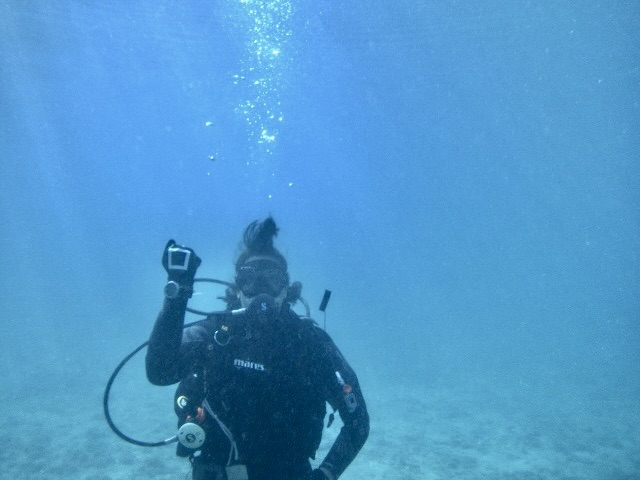
#> input picture enhanced/biograd-A_00001_right-2.jpg, 640 x 480 px; its folder holds only this picture in this run
$ python PSNR_SSIM_UIQM_UCIQE.py
#> lines starting #> are read from the running program, lines starting #| are printed output that depends on the picture
import numpy as np
import os
import csv
from skimage import io, color, filters
from skimage.metrics import structural_similarity
from skimage.transform import resize
from tqdm import tqdm
import time


class PSNR_SSIM_UIQM_UCIQE:
    """
    图像质量评估类，提供计算PSNR、SSIM、UIQM和UCIQE的功能。
    """

    def __init__(self, image_path, reference_path=None):
        """
        初始化方法。

        参数:
            image_path (str): 已处理图像的文件夹路径。
            reference_path (str, 可选): 原始参考图像的文件夹路径。
        """
        self.image_path = image_path
        self.reference_path = reference_path
        self.results = []

    # [45 lines left out: functions compute_psnr, compute_ssim, not called in this run]

    def compute_uiqm(self, img, m1=0.0282, m2=0.2953, m3=3.5753):
        """
        计算单张图像的UIQM。

        参数:
            img (numpy.ndarray): 输入图像。
            m1 (float): UICM的系数，默认值为0.0282。
            m2 (float): UISM的系数，默认值为0.2953。
            m3 (float): UIConM的系数，默认值为3.5753。

        返回:
            float: 计算得到的UIQM值。
        """
        # 将图像转换为浮点型，范围[0, 1]
        rgb = img.astype(np.float32) / 255.0

        # 计算UICM
        uicm = self._calculate_uicm(rgb)

        # 计算UISM
        uism = self._calculate_uism(rgb)

        # 计算UIConM
        gray = color.rgb2gray(rgb)
        uiconm = self._calculate_uiconm(gray)

        # 组合计算UIQM
        uiqm_value = m1 * uicm + m2 * uism + m3 * uiconm
        return uiqm_value

    def compute_uciqe(self, img, c1=0.4680, c2=0.2745, c3=0.2576):
        """
        计算单张图像的UCIQE。

        参数:
            img (numpy.ndarray): 输入图像。
            c1 (float): 第一个系数，默认值为0.4680。
            c2 (float): 第二个系数，默认值为0.2745。
            c3 (float): 第三个系数，默认值为0.2576。

        返回:
            float: 计算得到的UCIQE值。
        """
        # 将图像转换为浮点型，范围[0, 1]
        rgb = img.astype(np.float32) / 255.0
        lab = color.rgb2lab(rgb)

        # 提取L、a、b分量，并归一化
        L = lab[:, :, 0] / 100.0  # L* 范围 [0, 1]
        a = lab[:, :, 1] / 128.0  # a* 近似范围 [-1, 1]
        b = lab[:, :, 2] / 128.0  # b* 近似范围 [-1, 1]

        # 计算色度C = sqrt(a^2 + b^2)
        chroma = np.sqrt(a ** 2 + b ** 2)

        # 计算σ_c（色度的标准差）
        sigma_c = np.std(chroma)

        # 计算亮度对比度 con_l = 第99百分位 - 第1百分位
        con_l = np.percentile(L, 99) - np.percentile(L, 1)

        # 计算饱和度 S = arccos(L / sqrt(L^2 + chroma^2))
        epsilon = 1e-8  # 防止除零
        denominator = np.sqrt(L ** 2 + chroma ** 2) + epsilon
        # 确保除法结果在 [-1, 1] 范围内
        cos_theta = np.clip(L / denominator, -1, 1)
        saturation = np.arccos(cos_theta)

        # 计算饱和度的平均值
        mean_saturation = np.mean(saturation)

        # 组合计算UCIQE
        uciqe_value = c1 * sigma_c + c2 * con_l + c3 * mean_saturation
        return uciqe_value

    def _calculate_uicm(self, rgb):
        """
        内部方法，计算UICM。

        参数:
            rgb (numpy.ndarray): 输入RGB图像。

        返回:
            float: 计算得到的UICM值。
        """
        # 提取R、G、B通道
        R = rgb[:, :, 0]
        G = rgb[:, :, 1]
        B = rgb[:, :, 2]

        # 计算RG和YB通道
        RG = R - G
        YB = 0.5 * (R + G) - B

        # 计算经过α裁剪的均值和标准差
        alpha = 0.1  # α裁剪比例，可根据需要调整
        mu_RG = self._asymmetric_trimmed_mean(RG, alpha, alpha)
        mu_YB = self._asymmetric_trimmed_mean(YB, alpha, alpha)
        sigma_RG = self._asymmetric_trimmed_std(RG, alpha, alpha)
        sigma_YB = self._asymmetric_trimmed_std(YB, alpha, alpha)

        # 计算UICM
        c1 = -0.0268
        c2 = 0.1586
        uicm_value = c1 * np.sqrt(mu_RG ** 2 + mu_YB ** 2) + c2 * np.sqrt(sigma_RG ** 2 + sigma_YB ** 2)
        return uicm_value

    def _calculate_uism(self, rgb):
        """
        内部方法，计算UISM。

        参数:
            rgb (numpy.ndarray): 输入RGB图像。

        返回:
            float: 计算得到的UISM值。
        """
        # 对每个通道进行Sobel边缘检测
        R = rgb[:, :, 0]
        G = rgb[:, :, 1]
        B = rgb[:, :, 2]

        R_sobel = filters.sobel(R)
        G_sobel = filters.sobel(G)
        B_sobel = filters.sobel(B)

        # 将边缘图与原始通道相乘，得到加权边缘图
        R_edge = R_sobel * R
        G_edge = G_sobel * G
        B_edge = B_sobel * B

        # 对加权边缘图计算EME
        R_eme = self._eme(R_edge)
        G_eme = self._eme(G_edge)
        B_eme = self._eme(B_edge)

        # 组合计算UISM
        lambda_r = 0.299
        lambda_g = 0.587
        lambda_b = 0.114
        uism_value = lambda_r * R_eme + lambda_g * G_eme + lambda_b * B_eme
        return uism_value

    def _calculate_uiconm(self, gray):
        """
        内部方法，计算UIConM。

        参数:
            gray (numpy.ndarray): 输入灰度图像。

        返回:
            float: 计算得到的UIConM值。
        """
        uiconm_value = self._logamee(gray)
        return uiconm_value

    def _eme(self, channel, block_size=8):
        """
        计算EME（增强测量估计）。

        参数:
            channel (numpy.ndarray): 图像的单个通道。
            block_size (int): 分块大小。

        返回:
            float: 计算得到的EME值。
        """
        # 防止对数计算中的除零
        channel = channel + 1e-8
        M, N = channel.shape
        num_x = int(np.ceil(M / block_size))
        num_y = int(np.ceil(N / block_size))
        eme_value = 0.0
        w = 2.0 / (num_x * num_y)

        for i in range(num_x):
            for j in range(num_y):
                x_start = i * block_size
                x_end = min((i + 1) * block_size, M)
                y_start = j * block_size
                y_end = min((j + 1) * block_size, N)

                block = channel[x_start:x_end, y_start:y_end]
                block_min = np.min(block)
                block_max = np.max(block)

                # 防止对数计算中的除零
                block_min = max(block_min, 1e-8)
                block_max = max(block_max, block_min + 1e-8)  # 确保block_max > block_min

                eme_value += w * np.log(block_max / block_min)

        return eme_value

    def _asymmetric_trimmed_mean(self, arr, alpha_low, alpha_high):
        """
        计算数组的非对称裁剪平均值。

        参数:
            arr (numpy.ndarray): 输入数组。
            alpha_low (float): 低端裁剪比例，取值范围[0, 0.5)。
            alpha_high (float): 高端裁剪比例，取值范围[0, 0.5)。

        返回:
            float: 裁剪后的平均值。
        """
        arr_flat = arr.flatten()
        arr_sorted = np.sort(arr_flat)
        N = len(arr_sorted)
        lower_idx = int(np.floor(N * alpha_low))
        upper_idx = int(np.ceil(N * (1 - alpha_high)))

        arr_cropped = arr_sorted[lower_idx:upper_idx]
        mean_value = np.mean(arr_cropped)
        return mean_value

    def _asymmetric_trimmed_std(self, arr, alpha_low, alpha_high):
        """
        计算数组的非对称裁剪标准差。

        参数:
            arr (numpy.ndarray): 输入数组。
            alpha_low (float): 低端裁剪比例，取值范围[0, 0.5)。
            alpha_high (float): 高端裁剪比例，取值范围[0, 0.5)。

        返回:
            float: 裁剪后的标准差。
        """
        arr_flat = arr.flatten()
        arr_sorted = np.sort(arr_flat)
        N = len(arr_sorted)
        lower_idx = int(np.floor(N * alpha_low))
        upper_idx = int(np.ceil(N * (1 - alpha_high)))

        arr_cropped = arr_sorted[lower_idx:upper_idx]
        std_value = np.std(arr_cropped)
        return std_value

    def _plipsum(self, i, j, gamma=1026):
        """
        PLIP模型的加法运算。

        参数:
            i (float): 值i。
            j (float): 值j。
            gamma (float): PLIP模型的gamma参数。

        返回:
            float: 计算结果。
        """
        return i + j - (i * j) / gamma

    def _plipsub(self, i, j, gamma=1026):
        """
        PLIP模型的减法运算。

        参数:
            i (float): 值i。
            j (float): 值j。
            gamma (float): PLIP模型的gamma参数。

        返回:
            float: 计算结果。
        """
        return gamma * (i - j) / (gamma - j + 1e-8)  # 防止除零

    def _plipmult(self, c, j, gamma=1026):
        """
        PLIP模型的乘法运算。

        参数:
            c (float): 常数c。
            j (float): 值j。
            gamma (float): PLIP模型的gamma参数。

        返回:
            float: 计算结果。
        """
        return gamma - gamma * (1 - j / gamma) ** c

    def _logamee(self, channel, block_size=8):
        """
        计算对数AMBE（平均亮度误差）。

        参数:
            channel (numpy.ndarray): 灰度图像。
            block_size (int): 分块大小。

        返回:
            float: 计算得到的对数AMBE值。
        """
        # 转换回[0,255]范围，防止除零
        channel = channel * 255.0 + 1e-8
        M, N = channel.shape
        num_x = int(np.ceil(M / block_size))
        num_y = int(np.ceil(N / block_size))
        s = 0.0
        w = 1.0 / (num_x * num_y)
        gamma = 1026

        for i in range(num_x):
            for j in range(num_y):
                x_start = i * block_size
                x_end = min((i + 1) * block_size, M)
                y_start = j * block_size
                y_end = min((j + 1) * block_size, N)

                block = channel[x_start:x_end, y_start:y_end]
                block_min = np.min(block)
                block_max = np.max(block)

                # 防止除零
                block_min = max(block_min, 1e-8)
                block_max = max(block_max, 1e-8)

                top = self._plipsub(block_max, block_min, gamma)
                bottom = self._plipsum(block_max, block_min, gamma)
                m = top / (bottom + 1e-8)  # 防止除零

                if m > 0:
                    s += m * np.log(m)

        return self._plipmult(w, s, gamma)

    def process_images(self, metrics=['psnr', 'ssim', 'uiqm', 'uciqe'], csv_path="metrics.csv",
                       uiqm_coeffs=(0.0282, 0.2953, 3.5753), uciqe_coeffs=(0.4680, 0.2745, 0.2576),
                       target_size=(640, 640)):
        """
        处理图像并计算指定的指标。

        参数:
            metrics (list of str): 要计算的指标列表。
            csv_path (str): 保存CSV的相对路径和文件名。
            uiqm_coeffs (tuple): UIQM的系数，默认值为(0.0282, 0.2953, 3.5753)。
            uciqe_coeffs (tuple): UCIQE的系数，默认值为(0.4680, 0.2745, 0.2576)。
            target_size (tuple of int): 图像缩放的目标尺寸，默认值为(640, 640)。

        返回:
            None
        """
#> called with csv_path = 'PSNR_SSIM_UIQM_UCIQE.csv', uiqm_coeffs = (0.0282, 0.295, 3.58), uciqe_coeffs = (0.468, 0.275, 0.258), target_size = (640, 640)
        # 获取图像文件列表，仅包括常见图像格式
        result_files = [f for f in os.listdir(self.image_path) if f.lower().endswith(('.png', '.jpg', '.jpeg', '.bmp'))]
        N = len(result_files)

        for img_file in tqdm(result_files, desc="Processing images"):
            # 已处理图像
            corrected_path = os.path.join(self.image_path, img_file)
            corrected = io.imread(corrected_path)
#> corrected is the input picture: shape (480, 640, 3); mean R, G, B 80.5, 152.1, 203.8

            # 缩放图像，如果指定了target_size
            if target_size is not None:
                corrected = resize(corrected, target_size, anti_aliasing=True, preserve_range=True)
#> corrected: shape (640, 640, 3) float64
                corrected = corrected.astype(np.uint8)

            # 添加 image_path 列，值为相对于保存的 CSV 文件的路径
            result = {
                'image_name': img_file,
                'image_path': os.path.relpath(corrected_path, start=os.path.dirname(csv_path)).split(os.sep)[0]
            }

            # 如果需要计算参考指标，确保提供了参考路径
            if self.reference_path and ('psnr' in metrics or 'ssim' in metrics):
                reference_path = os.path.join(self.reference_path, img_file)
                if not os.path.exists(reference_path):
                    print(f"参考图像 {img_file} 不存在，跳过 PSNR 和 SSIM 计算。")
                else:
                    reference = io.imread(reference_path)
                    # 缩放参考图像，如果指定了target_size
                    if target_size is not None:
                        reference = resize(reference, target_size, anti_aliasing=True, preserve_range=True)
                        reference = reference.astype(np.uint8)
                    if 'psnr' in metrics:
                        start_time = time.perf_counter()
                        psnr_value = self.compute_psnr(corrected, reference)
                        psnr_time = time.perf_counter() - start_time
                        result['psnr_value'] = psnr_value
                        result['psnr_time'] = psnr_time
                    if 'ssim' in metrics:
                        try:
                            start_time = time.perf_counter()
                            ssim_value = self.compute_ssim(corrected, reference)
                            ssim_time = time.perf_counter() - start_time
                            result['ssim_value'] = ssim_value
                            result['ssim_time'] = ssim_time
                        except ValueError as e:
                            print(f"计算 {img_file} 的 SSIM 时出错：{e}")
                            result['ssim_value'] = None
                            result['ssim_time'] = None
            else:
                if 'psnr' in metrics or 'ssim' in metrics:
                    print("未提供参考路径，无法计算 PSNR 和 SSIM。")

            # 计算非参考指标
            if 'uiqm' in metrics:
                start_time = time.perf_counter()
                uiqm_value = self.compute_uiqm(corrected, m1=uiqm_coeffs[0], m2=uiqm_coeffs[1], m3=uiqm_coeffs[2])
#> in _calculate_uicm, `G = rgb[:, :, 1]`:
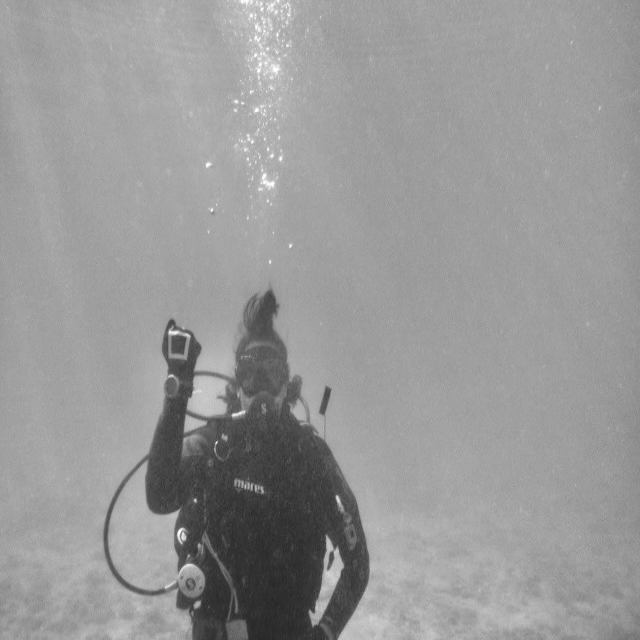
#> G: shape (640, 640) float32; min 0.149, max 1, mean 0.595
#> in _calculate_uicm, `B = rgb[:, :, 2]`:
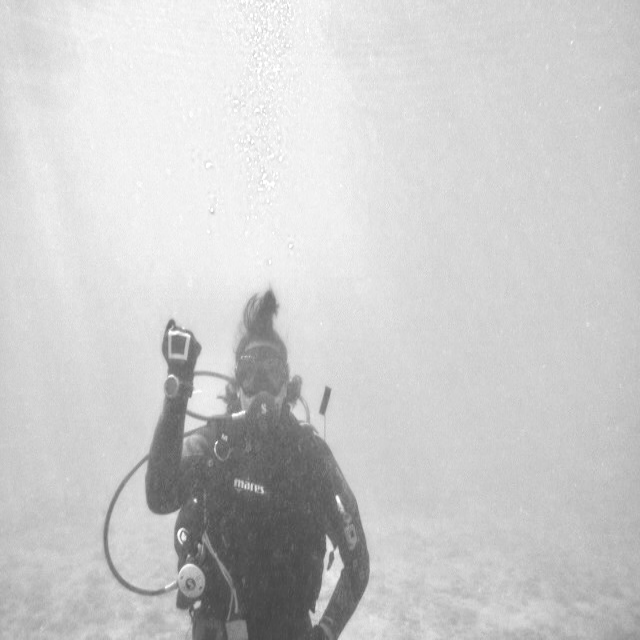
#> B: shape (640, 640) float32; min 0.267, max 1, mean 0.798
#> in _calculate_uicm, `RG = R - G`:
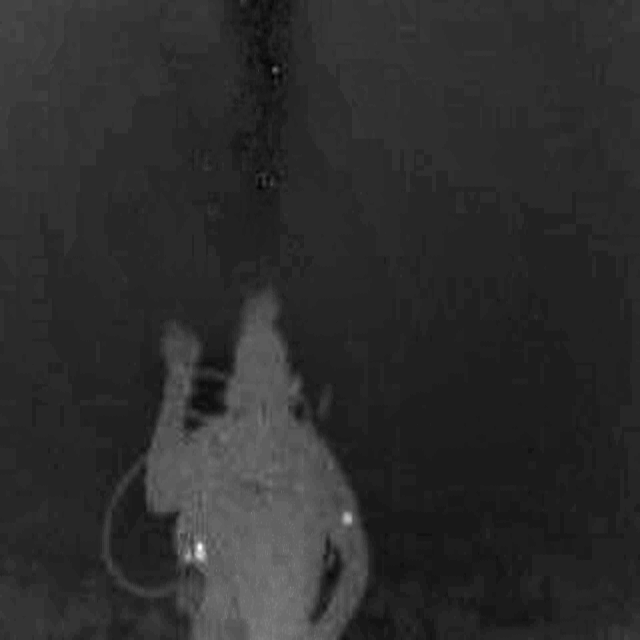
#> RG: shape (640, 640) float32; min -0.353, max 0.0471, mean -0.281; drawn with min black and max white
#> in _calculate_uicm, `YB = 0.5 * (R + G) - B`:
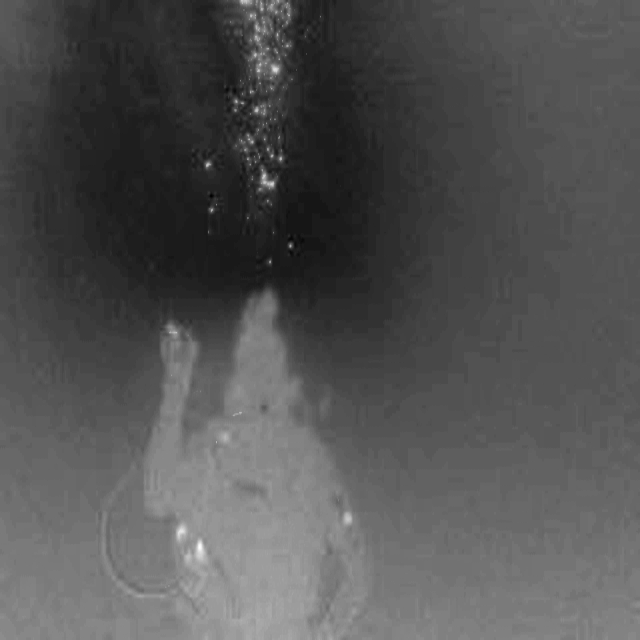
#> YB: shape (640, 640) float32; min -0.494, max -0.0314, mean -0.343; drawn with min black and max white
#> in _asymmetric_trimmed_mean, `N = len(arr_sorted)`: N = 409600
#> in _asymmetric_trimmed_mean, `lower_idx = int(np.floor(N * alpha_low))`: lower_idx = 40960
#> in _asymmetric_trimmed_mean, `upper_idx = int(np.ceil(N * (1 - alpha_high)))`: upper_idx = 368640
#> in _asymmetric_trimmed_mean, `mean_value = np.mean(arr_cropped)`: mean_value = -0.287
#> in _calculate_uicm, `mu_YB = self._asymmetric_trimmed_mean(YB, alpha, alpha)`: mu_YB = -0.345
#> in _asymmetric_trimmed_std, `N = len(arr_sorted)`: N = 409600
#> in _asymmetric_trimmed_std, `lower_idx = int(np.floor(N * alpha_low))`: lower_idx = 40960
#> in _asymmetric_trimmed_std, `upper_idx = int(np.ceil(N * (1 - alpha_high)))`: upper_idx = 368640
#> in _asymmetric_trimmed_std, `std_value = np.std(arr_cropped)`: std_value = 0.0132
#> in _calculate_uicm, `sigma_YB = self._asymmetric_trimmed_std(YB, alpha, alpha)`: sigma_YB = 0.0486
#> in _calculate_uicm, `uicm_value = c1 * np.sqrt(mu_RG ** 2 + mu_YB ** 2) + c2 * np.sqrt(sigm..`: uicm_value = -0.00404
#> in _calculate_uism, `R_sobel = filters.sobel(R)`:
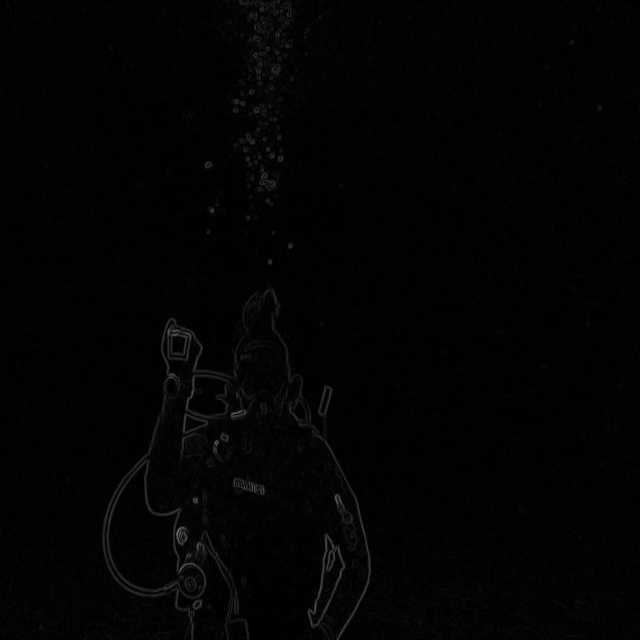
#> R_sobel: shape (640, 640) float32; min 0, max 0.455, mean 0.0129
#> after the loop in _eme, `for i in range(num_x):`: eme_value = 11.47
#> in _calculate_uism, `G_eme = self._eme(G_edge)`: G_eme = 10.99
#> in _calculate_uism, `B_eme = self._eme(B_edge)`: B_eme = 10.93
#> in _calculate_uism, `uism_value = lambda_r * R_eme + lambda_g * G_eme + lambda_b * B_eme`: uism_value = 11.13
#> after the loop in _logamee, `for i in range(num_x):`: s = -1094.1
#> in _calculate_uiconm, `uiconm_value = self._logamee(gray)`: uiconm_value = -0.116
#> in compute_uiqm, `uiqm_value = m1 * uicm + m2 * uism + m3 * uiconm`: uiqm_value = 2.87
#> uiqm_value = 2.87
                uiqm_time = time.perf_counter() - start_time
                result['uiqm_value'] = uiqm_value
                result['uiqm_time'] = uiqm_time
            if 'uciqe' in metrics:
                start_time = time.perf_counter()
                uciqe_value = self.compute_uciqe(corrected, c1=uciqe_coeffs[0], c2=uciqe_coeffs[1], c3=uciqe_coeffs[2])
#> in compute_uciqe, `a = lab[:, :, 1] / 128.0`:
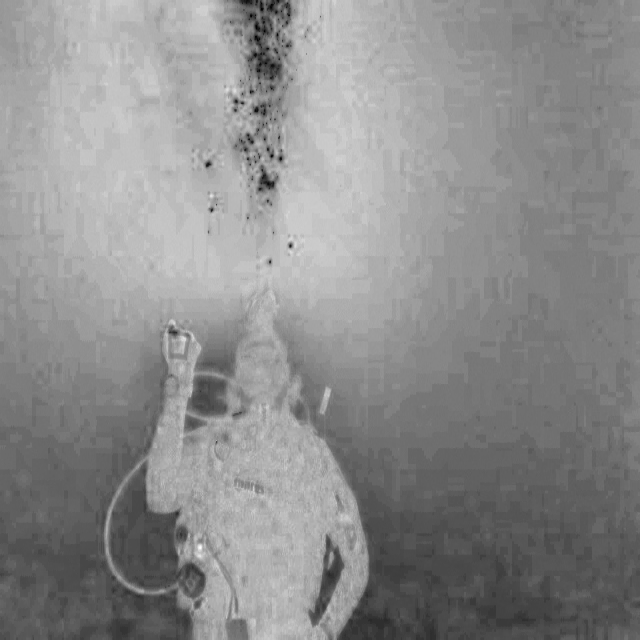
#> a: shape (640, 640) float32; min -0.192, max 0.0614, mean -0.0523; drawn with min black and max white
#> in compute_uciqe, `b = lab[:, :, 2] / 128.0`:
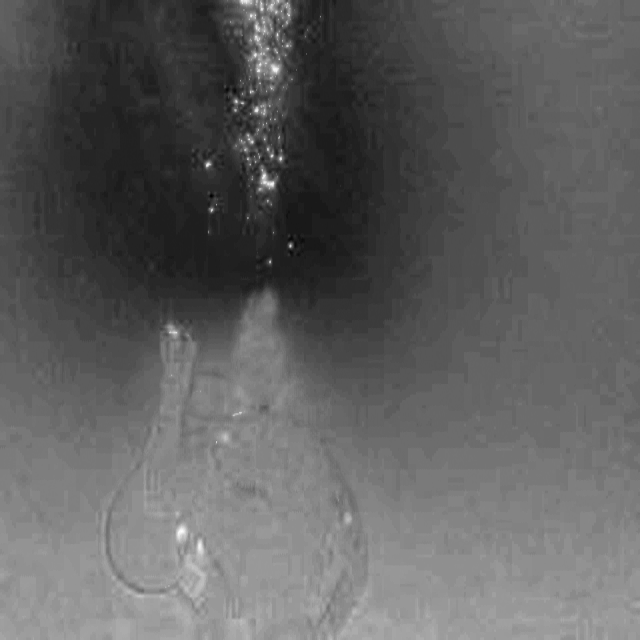
#> b: shape (640, 640) float32; min -0.399, max -0.0268, mean -0.259; drawn with min black and max white
#> in compute_uciqe, `sigma_c = np.std(chroma)`: sigma_c = 0.0497
#> (the rest of the program and of its run is left out)
